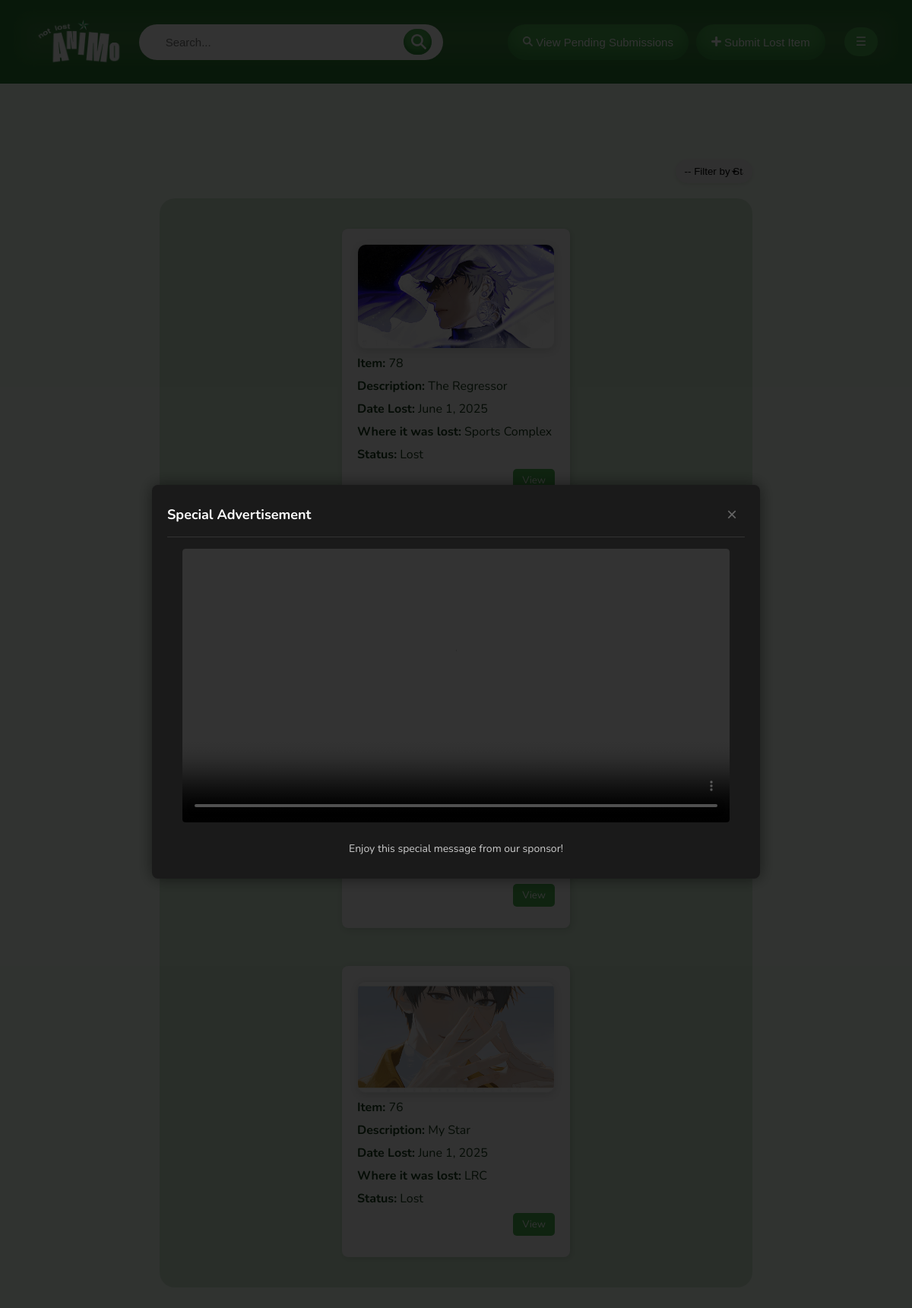
Page /public/user-staff/staff-item-main.php on the committed database.
### tables this page shows
CREATE TABLE `item_submission` (
  `item_index` int(11) NOT NULL,
  `user_submit_index` int(11) NOT NULL COMMENT 'The person who submitted the lost item',
  `image_path` varchar(255) DEFAULT NULL COMMENT 'Path to uploaded image',
  `item_name` varchar(100) NOT NULL COMMENT 'Name or title of the item',
  `description` text DEFAULT NULL COMMENT 'Description of the item',
  `lost_location` varchar(100) NOT NULL COMMENT 'Where the item was lost (e.g., library, building)',
  `lost_date` date NOT NULL COMMENT 'When the item was lost',
  `user_retrieve_index` int(11) NOT NULL,
  `retrieval_date` date DEFAULT NULL,
  `status` varchar(20) NOT NULL COMMENT 'Status of the item, e.g., Lost or Found',
  `approved` tinyint(1) DEFAULT 0
);

### public/user-staff/staff-item-main.php (the view, shortened to what this page needs)
<?php require("../include/conn.php"); ?>
<!DOCTYPE html>
<html lang="en">
<head>
    <link rel="stylesheet" href="../css/base.css?v=<?= time() ?>">
    <link rel="stylesheet" href="../css/staff-main.css?v=<?= time() ?>">
    <link rel="stylesheet" href="../css/ads.css?v=<?= time() ?>">
</head>
<body>
    <header>
        <div style="display: flex; align-items: center; gap: 20px;">
            <img src="../media/logo.png" alt="notlostanimo-logo" class="logo-img">
            <form action="" method="get" name="formadd" enctype="multipart/form-data" novalidate>
                <div class="search-wrapper">
                    <input type="search" id="txtsearch" name="q" placeholder="Search..."
                    value="<?= isset($_GET['q']) ? htmlspecialchars($_GET['q']) : '' ?>">
                    <button type="submit"><img src="../media/search.png"></button>
                </div>
            </form>
        </div>
        <div class="header-container">
            <button type="button" class="add-button" onclick="window.location.href='staff-pending-item-main.php'">
                <img src="../media/search.png"> View Pending Submissions
            </button>
            <button type="button" class="add-button" onclick="window.location.href='staff-add-item.php'">
                <img src="../media/add.png"> Submit Lost Item
            </button>
            <div class="user-profile" onclick="toggleDropdown()">
                <span>☰</span>
            </div>
        </div>
    </header>
    <div class="ad-popup" id="adPopup">
        <div class="ad-header">
            <h3 class="ad-title">Special Advertisement</h3>
            <button class="close-ad" onclick="closeAd()">×</button>
        </div>
        <div class="ad-content">
            <video class="ad-video" controls autoplay muted>
                <source src="../media/ads/cokevid1.mp4" type="video/mp4">
            </video>
            <p class="ad-description">Enjoy this special message from our sponsor!</p>
        </div>
    </div>
<div class="content">
    <form action="" method="get" name="filterForm" enctype="multipart/form-data" class="filter" novalidate>
            <select name="status_filter" onchange="this.form.submit()">
                <option value="">-- Filter by Status --</option>
            </select>
    </form>
<div class="records-container">
        <?php
            $itemsPerPage = 25;
            $currentPage = isset($_GET['page']) ? (int)$_GET['page'] : 1;
            $offset = ($currentPage - 1) * $itemsPerPage;
            $sql = "SELECT * FROM item_submission WHERE approved = 1 AND status IN ('Lost', 'Returned')";
            $params = [];
            $types = "";
            $sql .= " ORDER BY item_index DESC LIMIT ?, ?";
            $params[] = $offset;
            $params[] = $itemsPerPage;
            $types .= "ii";
            $stmt = $conn->prepare($sql);
            if (!empty($params)) {
                $stmt->bind_param($types, ...$params);
            }
            $stmt->execute();
            $result = $stmt->get_result();
            if ($result->num_rows > 0):
                while ($row = $result->fetch_assoc()):
                    $vitemindex = htmlspecialchars($row['item_index']);
                        $fullDescription = htmlspecialchars($row['description']);
                        $vdescription = mb_strimwidth($fullDescription, 0, 100, '...');
                        $rawDate = $row['lost_date'];
                        $vlostdate = date("F j, Y", strtotime($rawDate));
                    $vimagepath = htmlspecialchars($row['image_path']);
                    $vlostlocation = htmlspecialchars($row['lost_location']);
                    $vstatus = htmlspecialchars($row['status']);
        ?>
        <div class="record-panel">
            <div class="img-container">
            <?php
                $imageFullPath = '../media/' . $vimagepath;
                if (!empty($vimagepath) && file_exists($imageFullPath)) {
                    echo "<img src='{$imageFullPath}' alt='Item Image' class='item-image'>";
                } else {
                    echo "<p><em>No image available</em></p>";
                }
            ?>
            </div>
            <div><strong>Item:</strong> <?= $vitemindex ?></div>
            <div><strong>Description:</strong> <?= $vdescription ?></div>
            <div><strong>Date Lost:</strong> <?= $vlostdate ?></div>
            <div><strong>Where it was lost:</strong> <?= $vlostlocation ?></div>
            <div><strong>Status:</strong> <?= $vstatus ?></div>
            <div class="record-buttons">
                <button class="btn" onclick="window.location.href='staff-item-view.php?vid=<?= $vitemindex ?>'">View</button>
            </div>
        </div>
        <?php endwhile; else: ?>
        <p>No items found.</p>
    <?php endif; ?>
    </div>
</div>
</body>
</html>

### public/css/base.css (style rules this page uses)
* { margin: 0; padding: 0; box-sizing: border-box; }
body { font-family: 'Nunito', sans-serif; background-color: #f3fff2; }

### public/css/staff-main.css (style rules this page uses)
header { background-color: #3b813e; box-shadow: inset 0px -5px 20px 30px rgba(27, 115, 40, 0.552); color: white; display: flex; justify-content: space-between; align-items: center; padding: 25px 45px; position: relative; gap:50px; }
.header-container { display: flex; align-items: center; gap: 20px; }
.add-button { font-size: 15px; padding: 15px 20px 15px 20px; border: none; background-color: #4CAF50; box-shadow: inset 0px -10px 15px 1px rgba(27, 115, 40, 0.444); color: white; cursor: pointer; border-radius: 25px; transition: ease 0.3s; }
header img { width: 13px; height: 13px; }
.logo-img { height: 60px; width: auto; }
form { width: 30%; }
.search-wrapper { gap:20px; position: relative; width: 100%; }
.search-wrapper input[type="search"] { display: flex; justify-content: space-between; width: 100%; padding: 15px 35px 15px 35px; border-radius: 25px; font-size: 15px; border: none; }
.search-wrapper button { padding: 7px 7px 7px 10px; display: flex; background-color: #4CAF50; box-shadow: inset 0px -5px 5px 1px rgba(27, 115, 40, 0.552); position: absolute; right: 15px; top: 50%; transition: ease 0.3s; transform: translateY(-50%); border: none; border-radius: 20px; cursor: pointer; font-size: 18px; }
.search-wrapper img { width: 20px; height: 20px; }
.content { display: flex; flex-direction: column; align-items: center; margin: 100px auto; }
.filter { margin-bottom: 20px; width: 65%; display: flex; justify-content: flex-end; }
.filter select { width: 13%; appearance: none; background-repeat: no-repeat; background-position: right 16px center; background-size: 16px 16px; padding: 8px 12px; border: none; border-radius: 15px; box-shadow: rgba(21, 61, 23, 0.1) 0px 2px 5px; }
.records-container { justify-content: center; padding: 40px 150px 40px 150px; position: relative; width: 65%; display: flex; flex-wrap: wrap; gap: 50px; background-color: #5b9a5f3b; border-radius: 20px; }
.record-panel { color: #163a19; border-radius: 8px; padding: 20px; width: 300px; display: flex; flex-direction: column; background-color: #f9f9f9; box-shadow: 2px 2px 8px rgba(11, 40, 14, 0.138); }
.record-panel div { margin-bottom: 8px; }
.img-container { display: flex; align-items: center; justify-content: center; width: 100%; height: auto; border-radius: 10px; box-shadow: 0 3px 10px rgba(30, 36, 31, 0.133); border: #cccccc42 1px solid; }
.img-container img { width: 100%; height: 100%; border-radius: 10px; }
.record-buttons { width: 100%; display: flex; justify-content: flex-end; margin-top: auto; margin-bottom: 10px; }
.btn { font-family: 'Nunito', sans-serif; padding: 6px 12px; border: none; background-color: #4CAF50; color: white; cursor: pointer; border-radius: 5px; transition: ease 0.3s; }

### public/css/ads.css (style rules this page uses)
.ad-popup { display: none; position: fixed; top: 50%; left: 50%; transform: translate(-50%, -50%); background-color: #1a1a1a; padding: 20px; border-radius: 8px; box-shadow: 0 0 20px rgba(0, 0, 0, 0.5); z-index: 1000; width: 90%; max-width: 800px; color: white; }
.ad-header { display: flex; justify-content: space-between; align-items: center; margin-bottom: 15px; padding-bottom: 10px; border-bottom: 1px solid #333; }
.ad-title { color: white; margin: 0; font-size: 18px; font-weight: bold; }
.close-ad { background: none; border: none; color: #666; font-size: 24px; cursor: pointer; padding: 5px 10px; border-radius: 4px; transition: all 0.3s ease; }
.ad-content { display: flex; flex-direction: column; align-items: center; gap: 15px; }
.ad-video { width: 100%; max-width: 720px; border-radius: 4px; background: #000; }
.ad-description { color: #ccc; margin: 10px 0; font-size: 14px; text-align: center; }

### rows in the picture
item_submission: image_path (picture), item_index "78", description "The Regressor", lost_date "June 1, 2025", lost_location "Sports Complex", status "Lost"
item_submission: image_path (picture), item_index "76", description "My Star", lost_date "June 1, 2025", lost_location "LRC", status "Lost"
